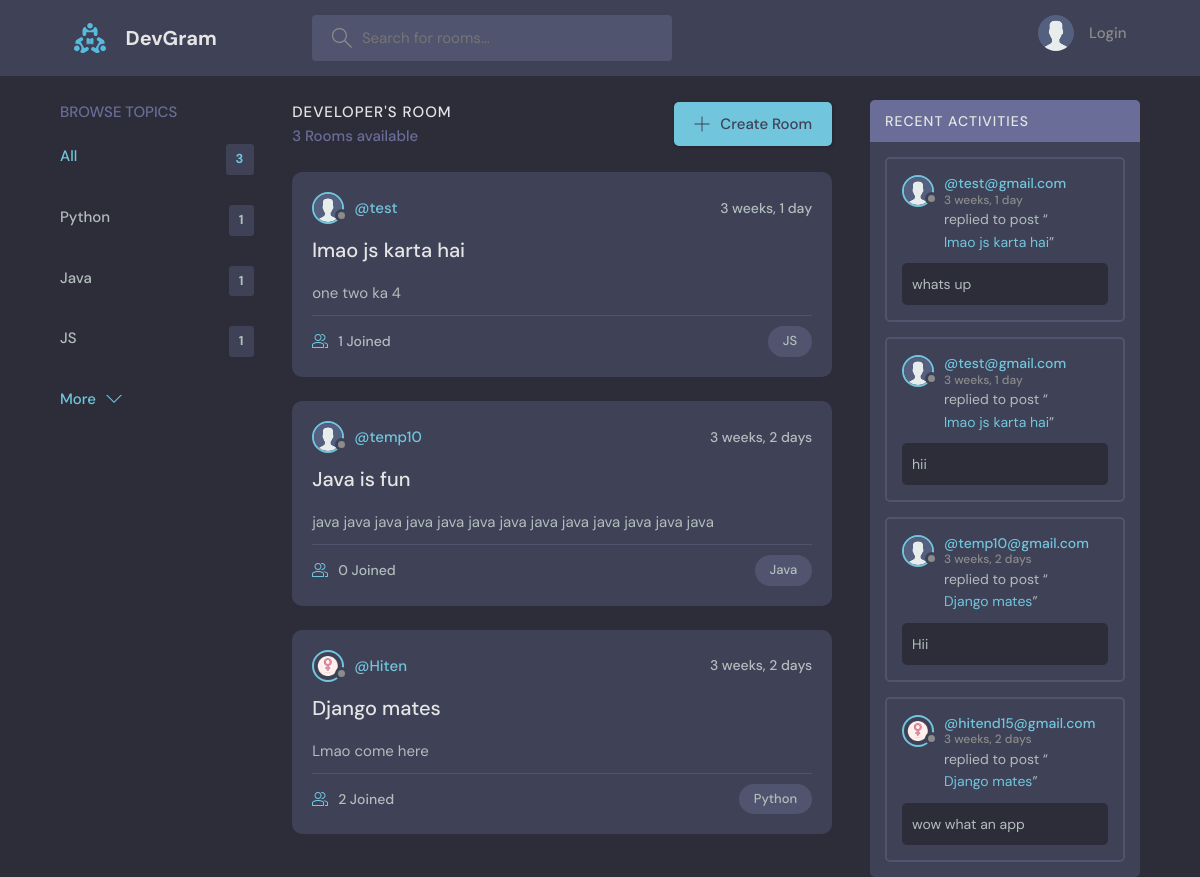
The page / on the database its author committed.
### base/models.py (models this page shows, shortened)
class Topic(models.Model):
    name = models.CharField(max_length=200)

class Room(models.Model):
    host = models.ForeignKey(User,on_delete=models.SET_NULL,null=True)
    topic = models.ForeignKey(Topic, on_delete=models.SET_NULL, null=True)
    name = models.CharField(max_length=200)
    description = models.TextField(null=True, blank=True)
    participants = models.ManyToManyField(User, related_name='participants',blank=True)
    updated = models.DateTimeField(auto_now=True)
    created = models.DateTimeField(auto_now_add=True)
    class Meta:
        ordering = ['-updated','-created']

class User(AbstractUser):
    name = models.CharField(max_length=200,null=True)
    email = models.EmailField(unique=True,null=True)
    bio=models.TextField(null=True)
    avatar = models.ImageField(null=True,default="avatar.svg")
    USERNAME_FIELD = 'email'
    REQUIRED_FIELDS = []

class Message(models.Model):
    user = models.ForeignKey(User, on_delete=models.CASCADE, default=1)
    room = models.ForeignKey(Room, on_delete=models.CASCADE)
    body = models.TextField()
    updated = models.DateTimeField(auto_now=True)
    created = models.DateTimeField(auto_now_add=True)
    class Meta:
        ordering = ['-updated','-created']

### base/views.py (the view)
# urls.py: path('',views.home, name = "home"),
def home(request):
    q = request.GET.get('q') if request.GET.get('q') != None else ''
    rooms = Room.objects.filter(
        Q(topic__name__icontains = q) |
        Q(name__icontains=q) |
        Q(description__icontains = q)
        )
    room_count = rooms.count()
    topics = Topic.objects.all()[0:5]
    room_messages = Message.objects.filter(Q(room__topic__name__icontains=q))
    context = {'rooms':rooms, 'topics':topics, 'room_count':room_count, 'room_messages':room_messages}
    return render(request, 'base/home.html', context)

### base/templates/base/home.html (shortened to what this page needs)
  {%extends 'main.html' %}
  {%block content %}
    <main class="layout layout--3">
      <div class="container">
        {% include "base/topics_component.html" %}
        <div class="roomList">
          <div class="roomList__header">
            <div>
              <h2>Developer's Room</h2>
              <p>{{room_count}} Rooms available</p>
            </div>
            <a class="btn btn--main" href="{%url 'create-room'%}">
              <svg version="1.1" xmlns="http://www.w3.org/2000/svg" width="32" height="32" viewBox="0 0 32 32">
                <title>add</title>
                <path
                  d="M16.943 0.943h-1.885v14.115h-14.115v1.885h14.115v14.115h1.885v-14.115h14.115v-1.885h-14.115v-14.115z"
                ></path>
              </svg>
              Create Room
            </a>
          </div>
          {%include 'base/feed_component.html' %}
        </div>
        {%include "base/activity_component.html" %}
      </div>
    </main>
{%endblock content%}

### base/templates/base/topics_component.html
<div class="topics">
    <div class="topics__header">
      <h2>Browse Topics</h2>
    </div>
    <ul class="topics__list">
      <li>
        <a href="{%url 'home' %}" class="active">All <span>{{topics.count}}</span></a>
      </li>
      {%for topic in topics%}
      <li>
        <a href="{% url 'home' %}?q={{topic.name}}">{{ topic.name }}<span>{{topic.room_set.all.count}}</span></a>
      </li>
      {%endfor%}
    </ul>
    <a class="btn btn--link" href="{% url 'topics' %}">
      More
      <svg version="1.1" xmlns="http://www.w3.org/2000/svg" width="32" height="32" viewBox="0 0 32 32">
        <title>chevron-down</title>
        <path d="M16 21l-13-13h-3l16 16 16-16h-3l-13 13z"></path>
      </svg>
    </a>
  </div>

### base/templates/base/feed_component.html (shortened to what this page needs)
{% for room in rooms %}
<div class="roomListRoom">
  <div class="roomListRoom__header">
    <a href="{% url 'user-profile' room.host.id %}" class="roomListRoom__author">
      <div class="avatar avatar--small">
        <img src="{{room.host.avatar.url}}" />
      </div>
      <span>@{{room.host.username}}</span>
    </a>
    <div class="roomListRoom__actions">
      <span>{{room.created|timesince}}</span>
    </div>
  </div>
  <div class="roomListRoom__content">
    <a href="{% url 'room' room.id %}">{{ room.name }}</a>
    <p>
      {{room.description}}
    </p>
  </div>
  <div class="roomListRoom__meta">
    <a href="{% url 'room' room.id %}" class="roomListRoom__joined">
      {{room.participants.all.count}} Joined
    </a>
    <p class="roomListRoom__topic">{{room.topic.name}}</p>
  </div>
</div>
{% endfor %}

### base/templates/base/activity_component.html (shortened to what this page needs)
<div class="activities">
  <div class="activities__header">
    <h2>Recent Activities</h2>
  </div>
  {%for message in room_messages%}
  <div class="activities__box">
    <div class="activities__boxHeader roomListRoom__header">
      <a href="{% url 'user-profile' message.user.id %}" class="roomListRoom__author">
        <div class="avatar avatar--small">
          <img src="{{message.user.avatar.url}}" />
        </div>
        <p>
          @{{message.user}}
          <span>{{message.created|timesince}}</span>
        </p>
      </a>
    </div>
    <div class="activities__boxContent">
      <p>replied to post “<a href="{%url 'room' message.room.id %}">{{message.room.name}}</a>”</p>
      <div class="activities__boxRoomContent">
        {{message.body}}
      </div>
    </div>
  </div>
  {%endfor%}
</div>

### rows shown on the page
Topic: name "Python", room_set.all.count "1"
Topic: name "Java", room_set.all.count "1"
Topic: name "JS", room_set.all.count "1"
Room: host.avatar (placeholder picture), host.username "test", created "3 weeks, 1 day", name "lmao js karta hai", description "one two ka 4", participants.all.count "1", topic.name "JS"
Room: host.avatar (placeholder picture), host.username "temp10", created "3 weeks, 2 days", name "Java is fun", description "java java java java java java java java java java java java java", participants.all.count "0", topic.name "Java"
Room: host.avatar (picture), host.username "Hiten", created "3 weeks, 2 days", name "Django mates", description "Lmao come here", participants.all.count "2", topic.name "Python"
Message: user.avatar (placeholder picture), user "test@gmail.com", created "3 weeks, 1 day", room.name "lmao js karta hai", body "whats up"
Message: user.avatar (placeholder picture), user "test@gmail.com", created "3 weeks, 1 day", room.name "lmao js karta hai", body "hii"
Message: user.avatar (placeholder picture), user "temp10@gmail.com", created "3 weeks, 2 days", room.name "Django mates", body "Hii"
Message: user.avatar (picture), user "hitend15@gmail.com", created "3 weeks, 2 days", room.name "Django mates", body "wow what an app"

### other values the page prints
{{ topics.count }} "3"
{{ room_count }} "3"
